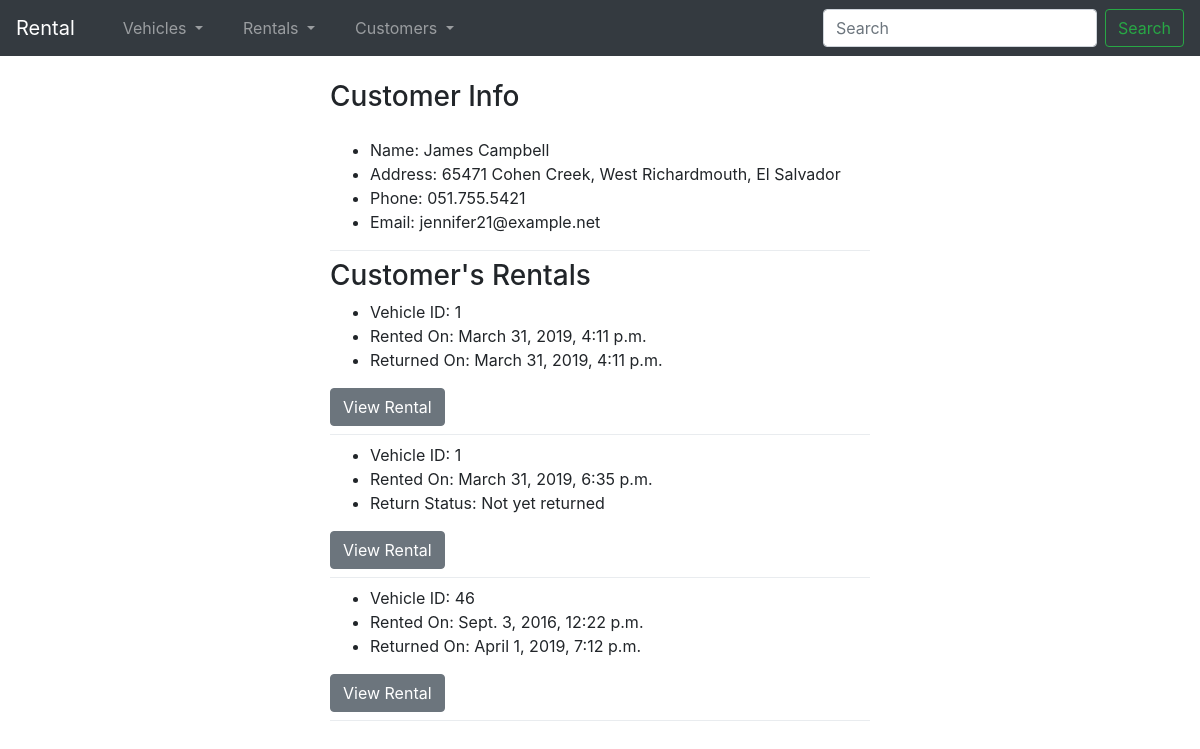
/rent/customer/1, run on the app's committed database.
### rent/models.py (models this page shows, shortened)
class Customer(models.Model):
	first_name = models.CharField(max_length=20)
	last_name = models.CharField(max_length=20)
	email = models.CharField(max_length=100)
	phone_number = models.CharField(max_length=25)
	address = models.CharField(max_length=100)
	city = models.CharField(max_length=100)
	country = models.CharField(max_length=100)

class Rental(models.Model):
	rental_date = models.DateTimeField()
	return_date = models.DateTimeField(null=True)
	customer = models.ForeignKey(Customer, on_delete=models.CASCADE)
	vehicle = models.ForeignKey(Vehicle, on_delete=models.CASCADE)

class Vehicle(models.Model):
	vehicle_type = models.ForeignKey(Vehicle_Type, on_delete=models.CASCADE)
	date_created =  models.DateTimeField()
	real_cost = models.IntegerField()
	size = models.ForeignKey(Vehicle_Size, on_delete=models.CASCADE)

### rent/views.py (the view)
# urls.py: path('customer', views.all_customers, name='all_customers'),
def customer(request, customer_id):
	customer = Customer.objects.filter(id=customer_id).first()
	return render(request, 'customer.html', {'customer' : customer} )

### rent/templates/customer.html (shortened to what this page needs)
{% extends "base.html" %}
{% block content %}
	<div class="container flex">
		<div class="row">
			<div class="col-3"></div>
			<div class="col-6">
				<h3 class="mt-4 mb-4">Customer Info</h3>
				<ul>
					<li>Name: {{customer.first_name}} {{customer.last_name}}</li>
					<li>Address: {{customer.address}}, {{customer.city}}, {{customer.country}}</li>
					<li>Phone: {{customer.phone_number}}</li>
					<li>Email: {{customer.email}}</li>
				</ul>
				<div class="dropdown-divider"></div>
				<h3>Customer's Rentals</h3>
				{% for rental in customer.rental_set.all %}
				<ul>
					<li>Vehicle ID: {{rental.vehicle.id}}</li>
					<li>Rented On: {{rental.rental_date}}</li>
					{% if rental.return_date is None %}
						<li>Return Status: Not yet returned</li>
					{% else %}
						<li> Returned On: {{rental.return_date}}</li>
					{% endif %}
				</ul>
				<a class="btn btn-md btn-secondary" href="{% url 'rental' rental.id %}">View Rental</a>
				<br>
				<div class="dropdown-divider"></div>
				{% endfor %}
			</div>
			<div class="col-3"></div>
		</div>
	</div>
{% endblock %}

### rent/templates/base.html (shortened to what this page needs)
<!DOCTYPE html>
<html>
	<head>
		<link rel="stylesheet" href="https://stackpath.bootstrapcdn.com/bootstrap/4.3.1/css/bootstrap.min.css">
	</head>
	<body>
		<nav class="navbar navbar-expand-lg navbar-dark bg-dark">
			<a class="navbar-brand" href="{% url 'all_rentals' %}">Rental</a>
			<div class="collapse navbar-collapse" id="navbarSupportedContent">
				<ul class="navbar-nav mr-auto">
					<li class="nav-item dropdown ml-4">
						<a class="nav-link dropdown-toggle" href="#" id="vehicleDropdown" role="button" data-toggle="dropdown" aria-haspopup="true" aria-expanded="false">
							Vehicles
						</a>
					</li>
					<li class="nav-item dropdown ml-4">
						<a class="nav-link dropdown-toggle" href="#" id="rentalDropdown" role="button" data-toggle="dropdown" aria-haspopup="true" aria-expanded="false">
							Rentals
						</a>
					</li>
					<li class="nav-item dropdown ml-4">
						<a class="nav-link dropdown-toggle" href="#" id="rentalDropdown" role="button" data-toggle="dropdown" aria-haspopup="true" aria-expanded="false">
							Customers
						</a>
					</li>
				</ul>
				<form class="form-inline my-2 my-lg-0">
					<input class="form-control mr-sm-2" type="search" placeholder="Search" aria-label="Search">
					<button class="btn btn-outline-success my-2 my-sm-0" type="submit">Search</button>
				</form>
			</div>
		</nav>
		{% block content %}{% endblock %}
	</body>
</html>

### data on the page
Customer: first_name "James", last_name "Campbell", address "65471 Cohen Creek", city "West Richardmouth", country "El Salvador", phone_number "051.755.5421", email "jennifer21@example.net"
Rental: vehicle.id "1", rental_date "March 31, 2019, 4:11 p.m.", return_date "March 31, 2019, 4:11 p.m."
Rental: vehicle.id "1", rental_date "March 31, 2019, 6:35 p.m.", shows "Return Status: Not yet returned"
Rental: vehicle.id "46", rental_date "Sept. 3, 2016, 12:22 p.m.", return_date "April 1, 2019, 7:12 p.m."
